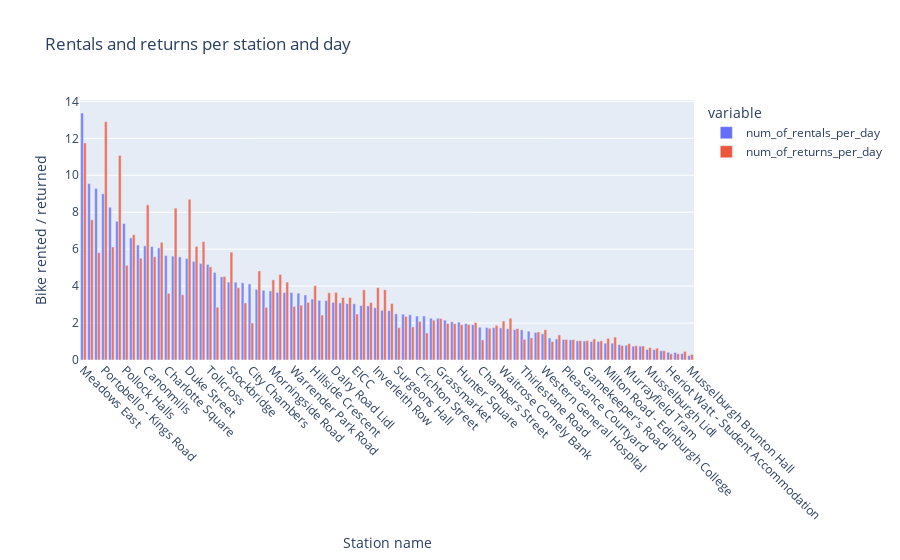
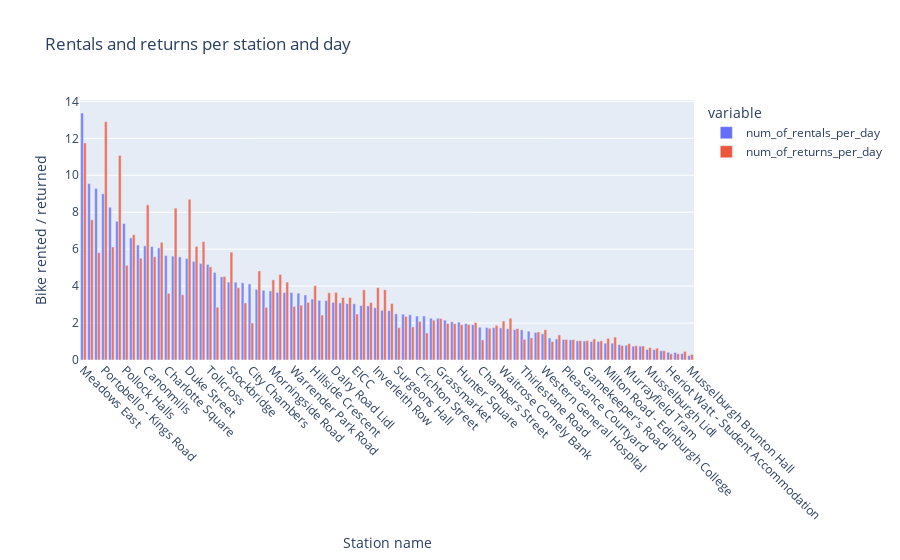

Notebook code cell kept with these figures, in order:
### Markdown cell above
## Rentals and returns per active station

### Code cell
condition = df["station_status"] == "active"
df_active = df[condition]
# df_active.groupby("date").count() - 1220 days in df

df_rentals_per_station = df_active.groupby("start_station_name")[["rental_period"]].count().reset_index().rename(columns = {"start_station_name" : "station_name", "rental_period" : "num_of_rentals"})
df_returns_per_station = df_active.groupby("end_station_name")[["rental_period"]].count().reset_index().rename(columns = {"end_station_name" : "station_name", "rental_period" : "num_of_returns"})

# df1 = df_active.groupby("start_station_name")[["rental_period"]].sum().reset_index().set_index("start_station_name")

df_mobility = df_rentals_per_station.merge(df_returns_per_station).sort_values("num_of_rentals", ascending = False)

df_mobility["num_of_rentals_per_day"] = (df_mobility["num_of_rentals"] / 1220).round(2) # mean per day during 2018 - 2021
df_mobility["num_of_returns_per_day"] = (df_mobility["num_of_returns"] / 1220).round(2)
df_mobility["bike_mobility_per_day"] = (df_mobility["num_of_rentals_per_day"] - df_mobility["num_of_returns_per_day"]).round(2)

# Per station and day on average merely more then 3 bikes are rented / returned

fig = px.bar(
    data_frame = df_mobility,
    x = "station_name",
    y = ["num_of_rentals_per_day","num_of_returns_per_day"],
    opacity = 0.8,
    orientation = "v",
    barmode = 'group',
    title='Rentals and returns per station and day',
    labels ={"station_name" : "Station name", "value" : "Bike rented / returned"}
)

fig.update_xaxes(tickangle=45)
fig.show()

# Chart is interactive, can be zoomed in

### Figure 1 — Plotly figure (JSON) as saved in the notebook; plotly's stock layout.template omitted (floating-point values rounded to 4 significant figures)
{"data": [{"alignmentgroup": "True", "hovertemplate": "variable=num_of_rentals_per_day<br>Station name=%{x}<br>Bike rented / returned=%{y}<extra></extra>", "legendgroup": "num_of_rentals_per_day", "marker": {"color": "#636efa", "opacity": 0.8, "pattern": {"shape": ""}}, "name": "num_of_rentals_per_day", "offsetgroup": "num_of_rentals_per_day", "orientation": "v", "showlegend": true, "textposition": "auto", "type": "bar", "x": ["Meadows East", "Meadow Place", "Bristo Square", "Portobello - Kings Road", "St Andrew Square", "Victoria Quay", "Pollock Halls", "Dundee Terrace", "Castle Street", "Canonmills", "Fountainbridge", "Waverley Bridge", "Charlotte Square", "Leith Walk", "Bruntsfield Links", "Duke Street", "Brunswick Place", "Cramond Foreshore", "Tollcross", "Lauriston Place", "George Square", "Stockbridge", "Causewayside", "Lothian Road", "City Chambers", "South Trinity Road", "West Crosscauseway", "Morningside Road", "Dynamic Earth", "Abbeyhill", "Warrender Park Road", "Castle Terrace", "Royal Commonwealth Pool", "Hillside Crescent", "Marchmont Crescent", "Kings Building 2", "Dalry Road Lidl", "Boroughmuir", "Holyrood Road", "EICC", "Dundas Street", "East London Street", "Inverleith Row", "Comely Bank Road", "McDonald Road", "Surgeons Hall", "Kings Building 3", "Colinton Road", "Crichton Street", "St Andrews House", "Haymarket Station", "Grassmarket", "Drumsheugh Place", "Gladstone Terrace", "Hunter Square", "Simon Square", "Scotland Street", "Chambers Street", "Haymarket Terrace", "Wester Coates Terrace", "Waitrose Comely Bank", "Meggetland", "Waverley Court", "Thirlestane Road", "Picardy Place", "Kings Buildings 1", "Western General Hospital", "Waverley Station", "Edinburgh Royal Infirmary", "Pleasance Courtyard", "Queen Margaret University", "Kings Buildings - Murchison House", "Gamekeeper's Road", "Dean Street", "Orchard Brae House", "Milton Road - Edinburgh College", "Leith Walk North", "Belford Road", "Murrayfield Tram", "Heriot Watt - Edinburgh Business School", "Edinburgh Zoo", "Musselburgh Lidl", "Edinburgh Park Station", "Ellersly Road", "Heriot Watt - Student Accommodation", "Royal Edinburgh Hospital", "Sighthill - Edinburgh College", "Musselburgh Brunton Hall"], "xaxis": "x", "y": [13.37, 9.55, 9.29, 9, 8.27, 7.51, 7.39, 6.61, 6.23, 6.18, 6.14, 6.07, 5.65, 5.62, 5.58, 5.49, 5.34, 5.23, 5.17, 4.74, 4.5, 4.22, 4.21, 4.18, 4.12, 3.82, 3.77, 3.74, 3.66, 3.65, 3.65, 3.62, 3.52, 3.3, 3.23, 3.22, 3.12, 3.09, 3.05, 3.04, 2.95, 2.93, 2.83, 2.69, 2.67, 2.5, 2.48, 2.45, 2.38, 2.38, 2.26, 2.26, 2.16, 2.07, 2.05, 1.97, 1.91, 1.77, 1.76, 1.75, 1.74, 1.69, 1.65, 1.63, 1.56, 1.49, 1.42, 1.19, 1.14, 1.11, 1.09, 1.04, 1.03, 1, 1, 0.91, 0.91, 0.83, 0.8, 0.75, 0.75, 0.57, 0.56, 0.5, 0.42, 0.41, 0.35, 0.24], "yaxis": "y"}, {"alignmentgroup": "True", "hovertemplate": "variable=num_of_returns_per_day<br>Station name=%{x}<br>Bike rented / returned=%{y}<extra></extra>", "legendgroup": "num_of_returns_per_day", "marker": {"color": "#EF553B", "opacity": 0.8, "pattern": {"shape": ""}}, "name": "num_of_returns_per_day", "offsetgroup": "num_of_returns_per_day", "orientation": "v", "showlegend": true, "textposition": "auto", "type": "bar", "x": ["Meadows East", "Meadow Place", "Bristo Square", "Portobello - Kings Road", "St Andrew Square", "Victoria Quay", "Pollock Halls", "Dundee Terrace", "Castle Street", "Canonmills", "Fountainbridge", "Waverley Bridge", "Charlotte Square", "Leith Walk", "Bruntsfield Links", "Duke Street", "Brunswick Place", "Cramond Foreshore", "Tollcross", "Lauriston Place", "George Square", "Stockbridge", "Causewayside", "Lothian Road", "City Chambers", "South Trinity Road", "West Crosscauseway", "Morningside Road", "Dynamic Earth", "Abbeyhill", "Warrender Park Road", "Castle Terrace", "Royal Commonwealth Pool", "Hillside Crescent", "Marchmont Crescent", "Kings Building 2", "Dalry Road Lidl", "Boroughmuir", "Holyrood Road", "EICC", "Dundas Street", "East London Street", "Inverleith Row", "Comely Bank Road", "McDonald Road", "Surgeons Hall", "Kings Building 3", "Colinton Road", "Crichton Street", "St Andrews House", "Haymarket Station", "Grassmarket", "Drumsheugh Place", "Gladstone Terrace", "Hunter Square", "Simon Square", "Scotland Street", "Chambers Street", "Haymarket Terrace", "Wester Coates Terrace", "Waitrose Comely Bank", "Meggetland", "Waverley Court", "Thirlestane Road", "Picardy Place", "Kings Buildings 1", "Western General Hospital", "Waverley Station", "Edinburgh Royal Infirmary", "Pleasance Courtyard", "Queen Margaret University", "Kings Buildings - Murchison House", "Gamekeeper's Road", "Dean Street", "Orchard Brae House", "Milton Road - Edinburgh College", "Leith Walk North", "Belford Road", "Murrayfield Tram", "Heriot Watt - Edinburgh Business School", "Edinburgh Zoo", "Musselburgh Lidl", "Edinburgh Park Station", "Ellersly Road", "Heriot Watt - Student Accommodation", "Royal Edinburgh Hospital", "Sighthill - Edinburgh College", "Musselburgh Brunton Hall"], "xaxis": "x", "y": [11.75, 7.59, 5.81, 12.9, 6.12, 11.07, 5.13, 6.78, 5.51, 8.4, 5.59, 6.37, 3.61, 8.22, 3.53, 8.7, 6.15, 6.41, 5.04, 2.86, 4.52, 5.84, 3.91, 3.09, 2.01, 4.82, 2.85, 4.34, 4.63, 4.22, 2.9, 2.97, 3.12, 4.02, 2.43, 3.64, 3.66, 3.38, 3.38, 2.49, 3.8, 3.11, 3.92, 3.8, 3.06, 1.75, 2.36, 1.79, 2.09, 1.46, 2.16, 2.25, 1.98, 1.97, 1.91, 1.92, 2.03, 1.09, 1.72, 1.88, 2.11, 2.26, 1.7, 1.12, 1.2, 1.52, 1.64, 1, 1.36, 1.11, 1.1, 1.05, 1.05, 1.14, 1.04, 1.17, 1.24, 0.79, 0.89, 0.77, 0.76, 0.67, 0.64, 0.5, 0.34, 0.34, 0.47, 0.3], "yaxis": "y"}], "layout": {"barmode": "group", "legend": {"title": {"text": "variable"}, "tracegroupgap": 0}, "title": {"text": "Rentals and returns per station and day"}, "xaxis": {"anchor": "y", "domain": [0, 1], "tickangle": 45, "title": {"text": "Station name"}}, "yaxis": {"anchor": "x", "domain": [0, 1], "title": {"text": "Bike rented / returned"}}}}

### Figure 2 — Plotly figure (JSON) as saved in the notebook; plotly's stock layout.template omitted (floating-point values rounded to 4 significant figures)
{"data": [{"alignmentgroup": "True", "hovertemplate": "variable=num_of_rentals_per_day<br>Station name=%{x}<br>Bike rented / returned=%{y}<extra></extra>", "legendgroup": "num_of_rentals_per_day", "marker": {"color": "#636efa", "opacity": 0.8, "pattern": {"shape": ""}}, "name": "num_of_rentals_per_day", "offsetgroup": "num_of_rentals_per_day", "orientation": "v", "showlegend": true, "textposition": "auto", "type": "bar", "x": ["Meadows East", "Meadow Place", "Bristo Square", "Portobello - Kings Road", "St Andrew Square", "Victoria Quay", "Pollock Halls", "Dundee Terrace", "Castle Street", "Canonmills", "Fountainbridge", "Waverley Bridge", "Charlotte Square", "Leith Walk", "Bruntsfield Links", "Duke Street", "Brunswick Place", "Cramond Foreshore", "Tollcross", "Lauriston Place", "George Square", "Stockbridge", "Causewayside", "Lothian Road", "City Chambers", "South Trinity Road", "West Crosscauseway", "Morningside Road", "Dynamic Earth", "Abbeyhill", "Warrender Park Road", "Castle Terrace", "Royal Commonwealth Pool", "Hillside Crescent", "Marchmont Crescent", "Kings Building 2", "Dalry Road Lidl", "Boroughmuir", "Holyrood Road", "EICC", "Dundas Street", "East London Street", "Inverleith Row", "Comely Bank Road", "McDonald Road", "Surgeons Hall", "Kings Building 3", "Colinton Road", "Crichton Street", "St Andrews House", "Haymarket Station", "Grassmarket", "Drumsheugh Place", "Gladstone Terrace", "Hunter Square", "Simon Square", "Scotland Street", "Chambers Street", "Haymarket Terrace", "Wester Coates Terrace", "Waitrose Comely Bank", "Meggetland", "Waverley Court", "Thirlestane Road", "Picardy Place", "Kings Buildings 1", "Western General Hospital", "Waverley Station", "Edinburgh Royal Infirmary", "Pleasance Courtyard", "Queen Margaret University", "Kings Buildings - Murchison House", "Gamekeeper's Road", "Dean Street", "Orchard Brae House", "Milton Road - Edinburgh College", "Leith Walk North", "Belford Road", "Murrayfield Tram", "Heriot Watt - Edinburgh Business School", "Edinburgh Zoo", "Musselburgh Lidl", "Edinburgh Park Station", "Ellersly Road", "Heriot Watt - Student Accommodation", "Royal Edinburgh Hospital", "Sighthill - Edinburgh College", "Musselburgh Brunton Hall"], "xaxis": "x", "y": [13.37, 9.55, 9.29, 9, 8.27, 7.51, 7.39, 6.61, 6.23, 6.18, 6.14, 6.07, 5.65, 5.62, 5.58, 5.49, 5.34, 5.23, 5.17, 4.74, 4.5, 4.22, 4.21, 4.18, 4.12, 3.82, 3.77, 3.74, 3.66, 3.65, 3.65, 3.62, 3.52, 3.3, 3.23, 3.22, 3.12, 3.09, 3.05, 3.04, 2.95, 2.93, 2.83, 2.69, 2.67, 2.5, 2.48, 2.45, 2.38, 2.38, 2.26, 2.26, 2.16, 2.07, 2.05, 1.97, 1.91, 1.77, 1.76, 1.75, 1.74, 1.69, 1.65, 1.63, 1.56, 1.49, 1.42, 1.19, 1.14, 1.11, 1.09, 1.04, 1.03, 1, 1, 0.91, 0.91, 0.83, 0.8, 0.75, 0.75, 0.57, 0.56, 0.5, 0.42, 0.41, 0.35, 0.24], "yaxis": "y"}, {"alignmentgroup": "True", "hovertemplate": "variable=num_of_returns_per_day<br>Station name=%{x}<br>Bike rented / returned=%{y}<extra></extra>", "legendgroup": "num_of_returns_per_day", "marker": {"color": "#EF553B", "opacity": 0.8, "pattern": {"shape": ""}}, "name": "num_of_returns_per_day", "offsetgroup": "num_of_returns_per_day", "orientation": "v", "showlegend": true, "textposition": "auto", "type": "bar", "x": ["Meadows East", "Meadow Place", "Bristo Square", "Portobello - Kings Road", "St Andrew Square", "Victoria Quay", "Pollock Halls", "Dundee Terrace", "Castle Street", "Canonmills", "Fountainbridge", "Waverley Bridge", "Charlotte Square", "Leith Walk", "Bruntsfield Links", "Duke Street", "Brunswick Place", "Cramond Foreshore", "Tollcross", "Lauriston Place", "George Square", "Stockbridge", "Causewayside", "Lothian Road", "City Chambers", "South Trinity Road", "West Crosscauseway", "Morningside Road", "Dynamic Earth", "Abbeyhill", "Warrender Park Road", "Castle Terrace", "Royal Commonwealth Pool", "Hillside Crescent", "Marchmont Crescent", "Kings Building 2", "Dalry Road Lidl", "Boroughmuir", "Holyrood Road", "EICC", "Dundas Street", "East London Street", "Inverleith Row", "Comely Bank Road", "McDonald Road", "Surgeons Hall", "Kings Building 3", "Colinton Road", "Crichton Street", "St Andrews House", "Haymarket Station", "Grassmarket", "Drumsheugh Place", "Gladstone Terrace", "Hunter Square", "Simon Square", "Scotland Street", "Chambers Street", "Haymarket Terrace", "Wester Coates Terrace", "Waitrose Comely Bank", "Meggetland", "Waverley Court", "Thirlestane Road", "Picardy Place", "Kings Buildings 1", "Western General Hospital", "Waverley Station", "Edinburgh Royal Infirmary", "Pleasance Courtyard", "Queen Margaret University", "Kings Buildings - Murchison House", "Gamekeeper's Road", "Dean Street", "Orchard Brae House", "Milton Road - Edinburgh College", "Leith Walk North", "Belford Road", "Murrayfield Tram", "Heriot Watt - Edinburgh Business School", "Edinburgh Zoo", "Musselburgh Lidl", "Edinburgh Park Station", "Ellersly Road", "Heriot Watt - Student Accommodation", "Royal Edinburgh Hospital", "Sighthill - Edinburgh College", "Musselburgh Brunton Hall"], "xaxis": "x", "y": [11.75, 7.59, 5.81, 12.9, 6.12, 11.07, 5.13, 6.78, 5.51, 8.4, 5.59, 6.37, 3.61, 8.22, 3.53, 8.7, 6.15, 6.41, 5.04, 2.86, 4.52, 5.84, 3.91, 3.09, 2.01, 4.82, 2.85, 4.34, 4.63, 4.22, 2.9, 2.97, 3.12, 4.02, 2.43, 3.64, 3.66, 3.38, 3.38, 2.49, 3.8, 3.11, 3.92, 3.8, 3.06, 1.75, 2.36, 1.79, 2.09, 1.46, 2.16, 2.25, 1.98, 1.97, 1.91, 1.92, 2.03, 1.09, 1.72, 1.88, 2.11, 2.26, 1.7, 1.12, 1.2, 1.52, 1.64, 1, 1.36, 1.11, 1.1, 1.05, 1.05, 1.14, 1.04, 1.17, 1.24, 0.79, 0.89, 0.77, 0.76, 0.67, 0.64, 0.5, 0.34, 0.34, 0.47, 0.3], "yaxis": "y"}], "layout": {"barmode": "group", "legend": {"title": {"text": "variable"}, "tracegroupgap": 0}, "title": {"text": "Rentals and returns per station and day"}, "xaxis": {"anchor": "y", "domain": [0, 1], "tickangle": 45, "title": {"text": "Station name"}}, "yaxis": {"anchor": "x", "domain": [0, 1], "title": {"text": "Bike rented / returned"}}}}
